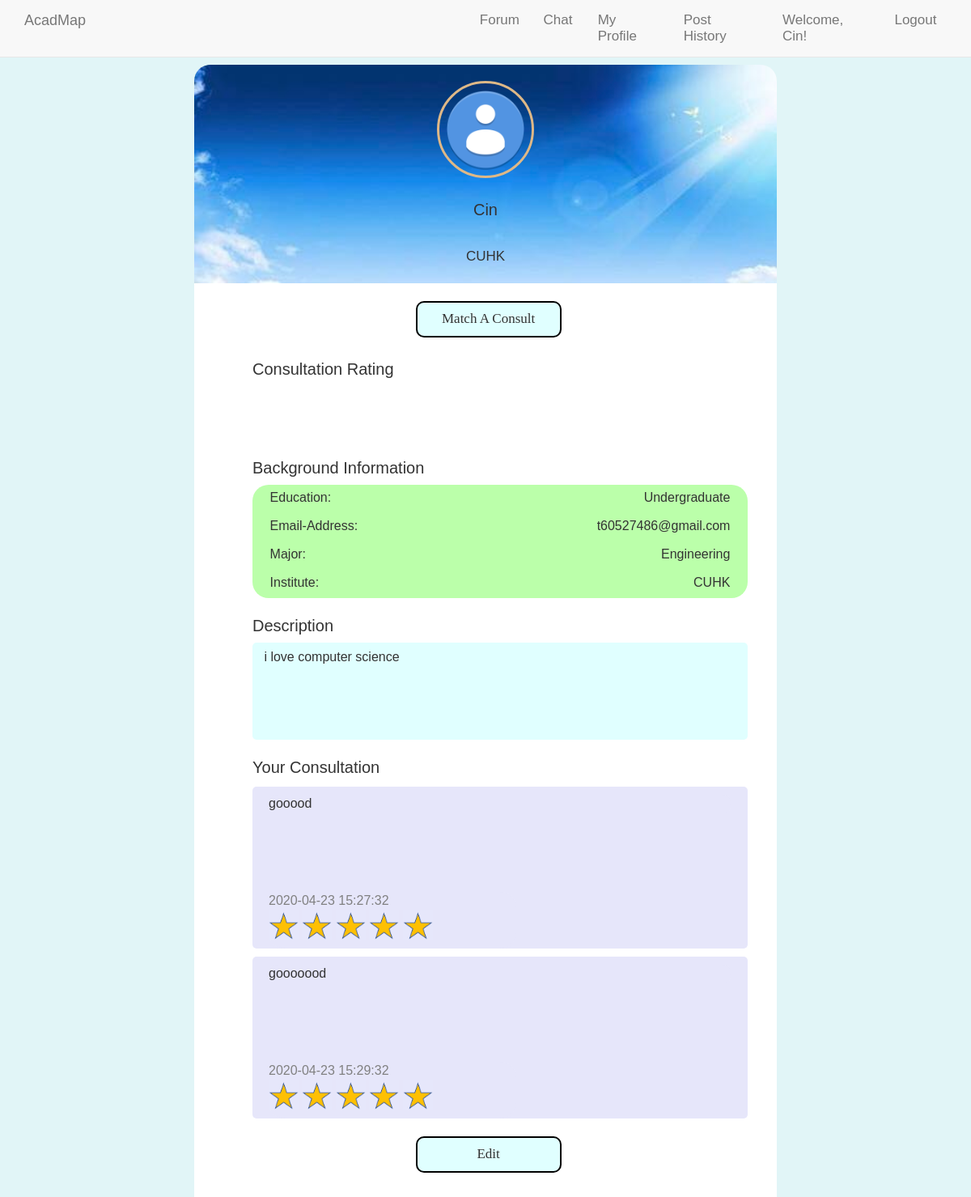
Screenshot of /forum_related/myprofile.php (signed in) with the database file from the repository.
### tables this page shows
CREATE TABLE `user_profile` (
  `user_id` int(8) UNSIGNED NOT NULL,
  `username` varchar(16) NOT NULL,
  `personal_picture` varchar(200) DEFAULT NULL,
  `education_level` varchar(64) NOT NULL,
  `personal_description` text NOT NULL,
  `major` varchar(120) NOT NULL,
  `user_level` varchar(15) NOT NULL DEFAULT 'member',
  `institute` varchar(40) DEFAULT NULL,
  `consult_rating` double NOT NULL DEFAULT 0,
  `cvv` int(3) DEFAULT NULL,
  `expire_yr` int(4) DEFAULT NULL,
  `expire_mth` int(2) DEFAULT NULL,
  `cardnumber` varchar(17) DEFAULT NULL,
  `cardname` varchar(20) DEFAULT NULL
);

CREATE TABLE `user` (
  `user_id` int(8) UNSIGNED NOT NULL,
  `username` varchar(16) NOT NULL,
  `password` varchar(16) NOT NULL,
  `verify_code` varchar(8) NOT NULL DEFAULT 'pokemon!',
  `email_address` varchar(320) NOT NULL
);

CREATE TABLE `consultation_comment` (
  `user_id` int(8) NOT NULL,
  `author_id` int(8) NOT NULL,
  `score` int(1) NOT NULL,
  `comments` text NOT NULL,
  `comment_date` timestamp NOT NULL DEFAULT current_timestamp()
);

### forum_related/myprofile.php (the view, shortened to what this page needs)
<!DOCTYPE html>
<html>
<head>
  <link rel="stylesheet" href="../css/bootstrap.min.css">
  <link rel="stylesheet" href="../css/main.css">
    <link rel="stylesheet" href="../css/post.css">
  <link rel="stylesheet" href="../css/profile.css">
	</head>
	<body>
		<div style="background-color: #e1f5f7">
		<div class="space1"></div>
		<?php
			include("../navbar.php");
			$uid = $_SESSION['user_id'];
			$servername = "localhost";
			$username = "root";
			$password = "";
			$conn = new mysqli($servername, $username, $password, 'AcadMap');
			$commentsql = "SELECT * FROM user_profile WHERE user_id=$uid";
			$commentResult = mysqli_query($conn,$commentsql);
			$Commentinfo = mysqli_fetch_array($commentResult);
			echo "<div class='top1'><div class='circle1'></div>
				<div class='username1'>".$Commentinfo['username']."</div>
				<div class='institute1'>".$Commentinfo['institute']."</div>
				</div>";
		?>
		<div class="content1">
			<button class="consult1" type="button" onclick="window.location.href='match_form.php'">Match A Consult</button>
			<div class="rank1">
				Consultation Rating
			</div>
			<?php
				$starsql = "SELECT AVG(score) AS maxs FROM consultation_comment WHERE user_id=$uid";
				$starResult = mysqli_query($conn,$starsql);
				$starinfo = mysqli_fetch_array($starResult);
				if($starinfo['maxs']>4){
					echo '<div class="ratings11"></div>
					<div class="ratings11 ratings2"></div>
					<div class="ratings11 ratings3"></div>
					<div class="ratings11 ratings4"></div>
					<div class="ratings11 ratings5"></div>';
				}
			?>
			<div class="bac-info1">
					Background Information
				</div>
				<?php
					$sql = "SELECT * FROM user WHERE user_id=$uid";
					$Result = mysqli_query($conn,$sql);
					$info = mysqli_fetch_array($Result);
					echo '<div class="status1" >
							Education:<div class="education1">'.$Commentinfo['education_level'].'</div>
						</div>
						<div class="email2" >Email-Address:
							<div class="email1">'.$info['email_address'].'</div>
						</div>
						<div class="major2" >Major:
							<div class="major1">'.$Commentinfo['major'].'</div>
						</div>
						<div class="user_status1">Institute:
							<div class="user_status2">'.$Commentinfo['institute'].'</div>
						</div>';
				?>
			<div class="des1">Description</div>
			<div rows="3" cols="10" class="description1">
			<?php
					echo $Commentinfo['personal_description'];
			?>
			</div>
			<div class="con1">
				Your Consultation
			</div>
			<?php
				$sql = "SELECT * FROM consultation_comment WHERE user_id=$uid";
				$Result = mysqli_query($conn,$sql);
				$col = mysqli_num_rows($Result);
				for ($x = 0; $x < $col; $x++) {
					$info = mysqli_fetch_array($Result);
					if($info['score']==0){
						echo '<div class="consultation_content1">
						<div style="margin:10px"><div style="padding:10px">
							<div class="text1">'.$info['comments'].'</div>
							<div class="day1">'.$info['comment_date'].'<br>
								<div class="star1"></div>
								<div class="star1"></div>
								<div class="star1"></div>
								<div class="star1"></div>
								<div class="star1"></div>
							</div></div>
						</div>
					  </div>';
					}
					else{
						echo '<div class="consultation_content1">
						<div style="margin:10px"><div style="padding:10px">
							<div class="text1">'.$info['comments'].'</div>
							<div class="day1">'.$info['comment_date'].'<br>
								<div class="star_s"></div>
								<div class="star_s"></div>
								<div class="star_s"></div>
								<div class="star_s"></div>
								<div class="star_s"></div>
							</div></div>
						</div>
					  </div>';
					}
				}
			?>
			<form action='editprofile.php'>
				<button class="consult1" type="button" onclick="window.location.href='editprofile.php'">Edit</button>
			</form>
			<div class="space1"></div>
		</div>
	</body>
</html>

### css/main.css (style rules this page uses)
body { padding-top: 50px; }

### css/post.css (style rules this page uses)
body { margin: 0; font-size: 17px; font-family: Arial, Helvetica, sans-serif; }
.content1 { padding: 0; margin: 2px auto 2px auto; width: 90%; }

### css/profile.css (style rules this page uses)
* { margin:0; padding:0; }
html { background-color: #98f5ff; }
.top1 { width:60%; height:270px; margin:0 auto; padding:20px 0; border-top-left-radius: 20px; border-top-right-radius: 20px; background-image: url(../assets/profile_bac.jpg); background-size: cover; }
.circle1 { width:120px; height:120px; border-radius: 60px; border-style: solid; border-color: burlywood; margin:0 auto; background-image: url(../assets/avatar.png); background-size: cover; }
.username1 { height:50px; margin:25px auto 10px; text-align: center; font-size: 20px; }
.institute1 { width:300px; height:50px; margin:0 auto; text-align: center; }
.content1 { width: 60%; margin:0 auto; background-color: white; }
.consult1 { display:inline-block; width: 25%; height:45px; margin-left:38%; margin-top:3%; font-size:17px; border-radius: 10px; border-style: solid; background-color: #e0ffff; font-family:Cooper Black; }
.rank1 { margin-left:10%; margin-top:25px; font-size: 20px; }
.ratings11 { display:inline-block; margin-top:7px; margin-left:10%; width:57px; height:55px; background-size: cover; background-image: url(../assets/yellow-star.png); }
.bac-info1 { margin-left:10%; margin-top:25px; font-size: 20px; margin-bottom: 6px; }
.status1,.email2,.major2,.user_status1 { display: inline-block; margin-left:10%; background-color: #bfa; width:85%; height: 35px; border-style: none; border-width: 0.5px; border-color: #0bf; font-size:16px; padding:0 3%; padding-top: 5px; vertical-align: center; }
.education1,.email1,.major1,.user_status2 { float:right; }
.status1 { border-top-left-radius: 20px; border-top-right-radius: 20px; }
.user_status1 { border-bottom-left-radius: 20px; border-bottom-right-radius: 20px; }
.des1 { margin-left:10%; font-size: 20px; margin-top:20px; }
.description1 { width:85%; height:120px; margin-left:10%; margin-top:6px; font-size: 16px; border-color: gray; padding:1% 2%; border-radius: 5px; background-color: #e0ffff; }
.con1 { margin-left:10%; font-size: 20px; margin-top:20px; }
.consultation_content1 { margin-left:10%; margin-top:6px; width:85%; position: relative; height:200px; border-radius: 5px; background-color: #e6e6fa; }
.text1 { width:100%; height:50%; background-color: #e6e6fa; font-size: 16px; border-style: none; border-radius: 20px; }
.day1 { display:inline-block; width:50%; height:35%; color: grey;; position: absolute; bottom: 0px; background-color: #e6e6fa; font-size: 16px; border-radius: 20px; }
.star_s { display:inline-block; background-size: cover; background-image: url(../assets/yellow-star1.png); width:37px; height:37px; }
.space1 { height:30px; }

### rows the page displays
user_profile: username "Cin", institute "CUHK", education_level "Undergraduate", major "Engineering", personal_description "i love computer science"
user: email_address "t60527486@gmail.com"
consultation_comment: comments "gooood", comment_date "2020-04-23 15:27:32"
consultation_comment: comments "gooooood", comment_date "2020-04-23 15:29:32"

### other values shown
$_SESSION['username'] "Cin"
